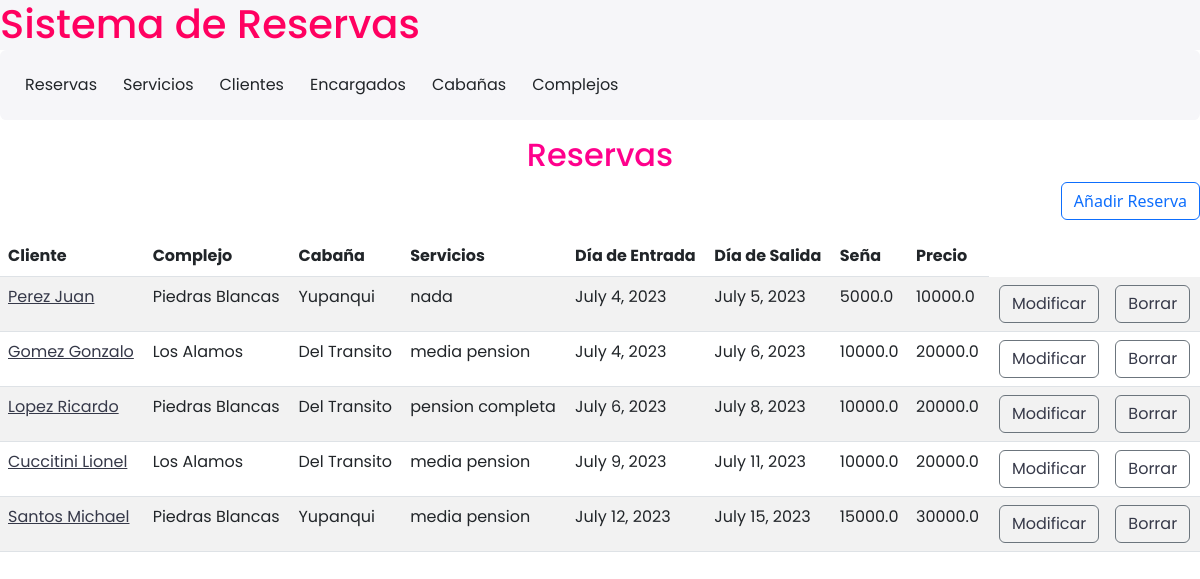
Page /reservas/ on the earlier database version.
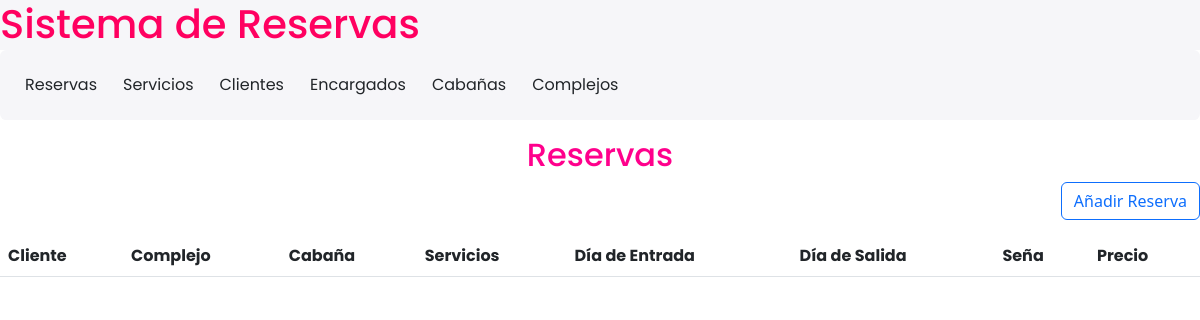
Same page on the later database version.
### reservas/models.py (models this page shows, shortened)
class Reserva(models.Model):
    cliente = models.ForeignKey(Cliente, on_delete=models.CASCADE)
    complejo = models.ForeignKey(Complejo, on_delete=models.CASCADE)
    cabania = models.ForeignKey(Cabania, on_delete=models.CASCADE, default=None)
    diaEntrada = models.DateField()
    diaSalida = models.DateField()
    servicios = models.ForeignKey(Servicio, on_delete=models.CASCADE, default=None)
    seña = models.FloatField(default=0, max_length=12)
    precio = models.FloatField(default=0,max_length=12)

class Cliente(models.Model):
    dni = models.IntegerField()
    apellido_nombre = models.CharField(max_length=100)
    telefono = models.CharField(max_length=30)
    email = models.CharField(max_length=50, default="user@gmail.com")
    pais = models.CharField(max_length=30, default="Argentina")
    provincia = models.CharField(max_length=30, default="Cordoba")
    localidad = models.CharField(max_length=30, default="Cordoba")

class Complejo(models.Model):
    nombre = models.CharField(max_length=100)
    direccion = models.CharField(max_length=100)
    encargado = models.ForeignKey(Encargado, on_delete=models.CASCADE)
    def __str__(self):
        return self.nombre

class Cabania(models.Model):
    nombre = models.CharField(max_length=100)
    tipo = models.CharField(max_length=15, choices=[('Apart','Apart'), ('Cabaña', 'Cabaña'), ('Departamento','Departamento'), ('Habitacion','Habitacion')])
    capacidad = models.CharField(max_length=2)
    precio = models.FloatField(max_length=10)
    complejo = models.ForeignKey(Complejo, on_delete=models.CASCADE, default="none")
    def __str__(self):
        return self.nombre

class Servicio(models.Model):
    codigo = models.CharField(max_length=20)
    descripcion = models.CharField(default="ninguna", max_length=150)
    precio = models.FloatField(default=0, max_length=20)
    def __str__(self):
        return self.codigo

### reservas/views.py (the view)
# urls.py: path('reservas/', views.tabla_reservas, name='tabla_reservas'),
def tabla_reservas(request):
    reservas = Reserva.objects.all()
    context = {'reservas': reservas}
    return render(request, 'reservas.html', context)

### reservas/templates/reservas.html
{% include 'navbar.html' %}
{% block content %}
 <div class="contenedor-tabla">
    <h2 class="titulo">Reservas</h2>
    <div class="d-flex justify-content-end align-items-end"><a class="btn btn-outline-primary" href="/reservas/reservaNuevo/">Añadir Reserva</a></div>
    <table class="table table-striped table-hover">
        <thead>
            <tr>
                <th>Cliente</th>
                <th>Complejo</th>
                <th>Cabaña</th>
                <th>Servicios</th>
                <th>Día de Entrada</th>
                <th>Día de Salida</th>
                <th>Seña</th>
                <th>Precio</th>
            </tr>
        </thead>
        <tbody>
            {% for reserva in reservas %}
            <tr>
                <td><a href="{% url 'detalle_reserva' reserva.id %}">{{ reserva.cliente.apellido_nombre }}</a></td>
                <td>{{ reserva.complejo }}</td>
                <td>{{ reserva.cabania }}</td>
                <td>{{ reserva.servicios}}</td>
                <td>{{ reserva.diaEntrada }}</td>
                <td>{{ reserva.diaSalida }}</td>
                <td>{{ reserva.seña }}</td>
                <td>{{ reserva.precio }}</td>
                <td class="d-flex justify-content-end align-items-end"><a class="btn btn-outline-secondary" href="/reservas/reservaModif/{{ reserva.id }}">Modificar</a></td>
                <td><a class="btn btn-outline-secondary" href="/reservas/reservaBorrar/{{ reserva.id }}">Borrar</a></td>
            </tr>
            {% endfor %}
        </tbody>
    </table>
</div>
{% endblock %}

Differences in the rows shown:
removed Reserva: cliente.apellido_nombre "Perez Juan", complejo "Piedras Blancas", cabania "Yupanqui", servicios "nada", diaEntrada "July 4, 2023", diaSalida "July 5, 2023", seña "5000.0", precio "10000.0"
removed Reserva: cliente.apellido_nombre "Gomez Gonzalo", complejo "Los Alamos", cabania "Del Transito", servicios "media pension", diaEntrada "July 4, 2023", diaSalida "July 6, 2023", seña "10000.0", precio "20000.0"
removed Reserva: cliente.apellido_nombre "Lopez Ricardo", complejo "Piedras Blancas", cabania "Del Transito", servicios "pension completa", diaEntrada "July 6, 2023", diaSalida "July 8, 2023", seña "10000.0", precio "20000.0"
removed Reserva: cliente.apellido_nombre "Cuccitini Lionel", complejo "Los Alamos", cabania "Del Transito", servicios "media pension", diaEntrada "July 9, 2023", diaSalida "July 11, 2023", seña "10000.0", precio "20000.0"
removed Reserva: cliente.apellido_nombre "Santos Michael", complejo "Piedras Blancas", cabania "Yupanqui", servicios "media pension", diaEntrada "July 12, 2023", diaSalida "July 15, 2023", seña "15000.0", precio "30000.0"
